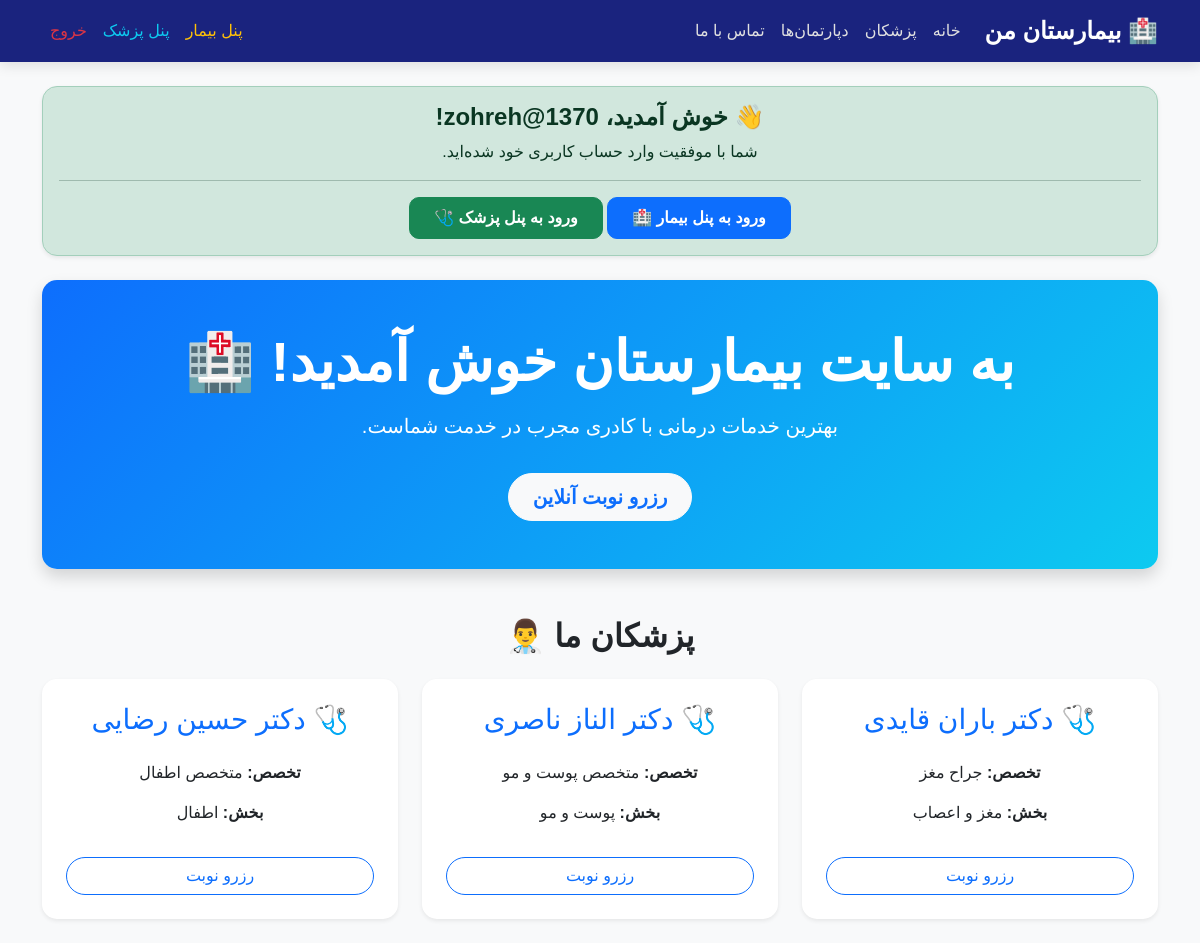
The app's page / (signed in) with its own data.
### hospital/models.py (models this page shows, shortened)
class Doctor(models.Model):
    user = models.OneToOneField('auth.User', on_delete=models.CASCADE, null=True, blank=True, verbose_name="کاربر")
    first_name = models.CharField(max_length=50, verbose_name="نام")
    last_name = models.CharField(max_length=50, verbose_name="نام خانوادگی")
    department = models.ForeignKey(Department, on_delete=models.CASCADE, verbose_name="دپارتمان")
    specialty = models.CharField(max_length=100, verbose_name="تخصص")
    class Meta:
        verbose_name = "پزشک"
        verbose_name_plural = "پزشکان"

class Department(models.Model):
    name = models.CharField(max_length=100, verbose_name="نام دپارتمان")
    description = models.TextField(blank=True, null=True, verbose_name="توضیحات")
    class Meta:
        verbose_name = "دپارتمان"
        verbose_name_plural = "دپارتمان‌ها"

### hospital/views.py (the view)
# urls.py: path('', views.home, name='home'),
def home(request):
    doctors = Doctor.objects.all()
    return render(request, 'home.html', {'doctors': doctors})

### hospital/templates/home.html (shortened to what this page needs)
{% extends 'base.html' %}
{% block content %}
    {% if user.is_authenticated %}
    <div class="alert alert-success text-center shadow-sm mb-4" style="border-radius: 15px;" data-aos="fade-down">
        <h4 class="alert-heading fw-bold">👋 خوش آمدید، {{ user.username }}!</h4>
        <p>شما با موفقیت وارد حساب کاربری خود شده‌اید.</p>
        <hr>
        <a href="{% url 'patient_dashboard' %}" class="btn btn-primary px-4 py-2 fw-bold" style="border-radius: 10px;">ورود به پنل بیمار 🏥</a>
        <a href="{% url 'doctor_dashboard' %}" class="btn btn-success px-4 py-2 fw-bold" style="border-radius: 10px;">ورود به پنل پزشک 🩺</a>
    </div>
    {% endif %}
    <div class="text-center text-white p-5 mb-5 shadow" style="background: linear-gradient(135deg, #0d6efd, #0dcaf0); border-radius: 15px;" data-aos="zoom-in" data-aos-duration="1200">
        <h1 class="display-4 fw-bold">به سایت بیمارستان خوش آمدید! 🏥</h1>
        <p class="lead mt-3">بهترین خدمات درمانی با کادری مجرب در خدمت شماست.</p>
        <a href="{% url 'book_appointment' %}" class="btn btn-light btn-lg mt-3 text-primary fw-bold px-4 py-2" style="border-radius: 30px;">رزرو نوبت آنلاین</a>
    </div>
    <h2 class="text-center mb-4 fw-bold" data-aos="fade-up">پزشکان ما 👨‍⚕️</h2>
    <div class="row text-center">
        {% for doctor in doctors %}
        <div class="col-md-4 mb-4">
            <div class="card p-4 shadow-sm border-0 h-100" style="border-radius: 15px;" data-aos="fade-up" data-aos-delay="{% widthratio forloop.counter0 1 200 %}">
                <h3 class="text-primary">🩺 دکتر {{ doctor.first_name }} {{ doctor.last_name }}</h3>
                <p class="mt-3"><strong>تخصص:</strong> {{ doctor.specialty }}</p>
                <p><strong>بخش:</strong> {{ doctor.department.name }}</p>
                <a href="{% url 'book_appointment' %}" class="btn btn-outline-primary mt-3" style="border-radius: 20px;">رزرو نوبت</a>
            </div>
        </div>
        {% empty %}
        <div class="col-12">
            <p class="alert alert-warning">هنوز پزشکی ثبت نشده است.</p>
        </div>
        {% endfor %}
    </div>
{% endblock %}

### hospital/templates/base.html (style rules this page uses)
body { font-family: Tahoma, Arial, sans-serif; background-color: #f8f9fa; }

### records on screen
Doctor: first_name "باران", last_name "قایدی", specialty "جراح مغز", department.name "مغز و اعصاب"
Doctor: first_name "الناز", last_name "ناصری", specialty "متخصص پوست و مو", department.name "پوست و مو"
Doctor: first_name "حسین", last_name "رضایی", specialty "متخصص اطفال", department.name "اطفال"

### other values on screen
{{ user.username }} "zohreh@1370"
